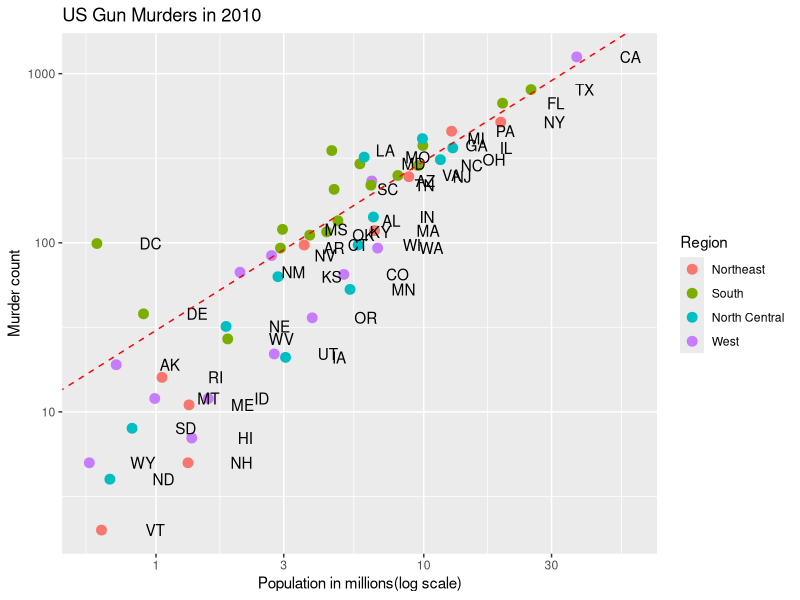

R code for this plot:
library(dslabs)
library(tidyverse)
data(murders)

#murders %>% ggplot()
#p <- ggplot(data = murders)
#p
#print(p)
#p + geom_point(aes(population/10^6, total))

#p + geom_point(aes(population/10^6, total),size=3) +
 # geom_text(aes(population/10^6, total, label = abb),nudge_x=1)

r<- (sum(murders$total)/sum(murders$population)) *10^6
r
p<- murders %>% ggplot(aes(population/10^6, total, label = abb)) + geom_point(aes(col=region), size=3) + geom_text(nudge_x = .2)+ scale_x_log10()   + scale_y_log10()+  xlab("Population in millions(log scale)") + ylab("Murder count") +  ggtitle("US Gun Murders in 2010")

p+geom_abline(intercept = log10(r), lty = 2, color ="red")+scale_color_discrete(name = "Region")
